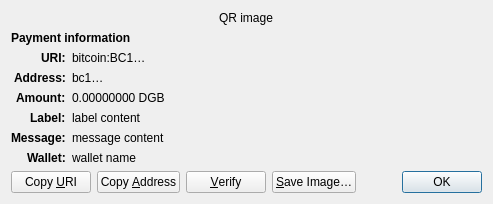
<?xml version="1.0" encoding="UTF-8"?>
<ui version="4.0">
 <class>ReceiveRequestDialog</class>
 <widget class="QDialog" name="ReceiveRequestDialog">
  <property name="geometry">
   <rect>
    <x>0</x>
    <y>0</y>
    <width>413</width>
    <height>229</height>
   </rect>
  </property>
  <property name="windowTitle">
   <string>Request payment to …</string>
  </property>
  <layout class="QGridLayout" name="gridLayout" columnstretch="0,1">
   <property name="sizeConstraint">
    <enum>QLayout::SetFixedSize</enum>
   </property>
   <item row="0" column="0" colspan="2" alignment="Qt::AlignHCenter">
    <widget class="QRImageWidget" name="qr_code">
     <property name="text">
      <string notr="true">QR image</string>
     </property>
     <property name="textInteractionFlags">
      <set>Qt::NoTextInteraction</set>
     </property>
    </widget>
   </item>
   <item row="1" column="0" colspan="2">
    <widget class="QLabel" name="payment_header">
     <property name="font">
      <font>
       <weight>75</weight>
       <bold>true</bold>
      </font>
     </property>
     <property name="text">
      <string>Payment information</string>
     </property>
     <property name="textInteractionFlags">
      <set>Qt::NoTextInteraction</set>
     </property>
    </widget>
   </item>
   <item row="2" column="0" alignment="Qt::AlignRight|Qt::AlignTop">
    <widget class="QLabel" name="uri_tag">
     <property name="font">
      <font>
       <weight>75</weight>
       <bold>true</bold>
      </font>
     </property>
     <property name="text">
      <string notr="true">URI:</string>
     </property>
     <property name="textFormat">
      <enum>Qt::PlainText</enum>
     </property>
     <property name="textInteractionFlags">
      <set>Qt::NoTextInteraction</set>
     </property>
    </widget>
   </item>
   <item row="2" column="1" alignment="Qt::AlignTop">
    <widget class="QLabel" name="uri_content">
     <property name="text">
      <string notr="true">bitcoin:BC1…</string>
     </property>
     <property name="textFormat">
      <enum>Qt::RichText</enum>
     </property>
     <property name="wordWrap">
      <bool>true</bool>
     </property>
     <property name="textInteractionFlags">
      <set>Qt::TextSelectableByMouse</set>
     </property>
    </widget>
   </item>
   <item row="3" column="0" alignment="Qt::AlignRight|Qt::AlignTop">
    <widget class="QLabel" name="address_tag">
     <property name="font">
      <font>
       <weight>75</weight>
       <bold>true</bold>
      </font>
     </property>
     <property name="text">
      <string>Address:</string>
     </property>
     <property name="textInteractionFlags">
      <set>Qt::NoTextInteraction</set>
     </property>
    </widget>
   </item>
   <item row="3" column="1" alignment="Qt::AlignTop">
    <widget class="QLabel" name="address_content">
     <property name="text">
      <string notr="true">bc1…</string>
     </property>
     <property name="textFormat">
      <enum>Qt::PlainText</enum>
     </property>
     <property name="textInteractionFlags">
      <set>Qt::TextSelectableByMouse</set>
     </property>
    </widget>
   </item>
   <item row="4" column="0" alignment="Qt::AlignRight|Qt::AlignTop">
    <widget class="QLabel" name="amount_tag">
     <property name="font">
      <font>
       <weight>75</weight>
       <bold>true</bold>
      </font>
     </property>
     <property name="text">
      <string>Amount:</string>
     </property>
     <property name="textInteractionFlags">
      <set>Qt::NoTextInteraction</set>
     </property>
    </widget>
   </item>
   <item row="4" column="1" alignment="Qt::AlignTop">
    <widget class="QLabel" name="amount_content">
     <property name="text">
      <string notr="true">0.00000000 DGB</string>
     </property>
     <property name="textFormat">
      <enum>Qt::PlainText</enum>
     </property>
     <property name="textInteractionFlags">
      <set>Qt::TextSelectableByMouse</set>
     </property>
    </widget>
   </item>
   <item row="5" column="0" alignment="Qt::AlignRight|Qt::AlignTop">
    <widget class="QLabel" name="label_tag">
     <property name="font">
      <font>
       <weight>75</weight>
       <bold>true</bold>
      </font>
     </property>
     <property name="text">
      <string>Label:</string>
     </property>
     <property name="textInteractionFlags">
      <set>Qt::NoTextInteraction</set>
     </property>
    </widget>
   </item>
   <item row="5" column="1" alignment="Qt::AlignTop">
    <widget class="QLabel" name="label_content">
     <property name="text">
      <string notr="true">label content</string>
     </property>
     <property name="textFormat">
      <enum>Qt::PlainText</enum>
     </property>
     <property name="wordWrap">
      <bool>true</bool>
     </property>
     <property name="textInteractionFlags">
      <set>Qt::TextSelectableByMouse</set>
     </property>
    </widget>
   </item>
   <item row="6" column="0" alignment="Qt::AlignRight|Qt::AlignTop">
    <widget class="QLabel" name="message_tag">
     <property name="font">
      <font>
       <weight>75</weight>
       <bold>true</bold>
      </font>
     </property>
     <property name="text">
      <string>Message:</string>
     </property>
     <property name="textInteractionFlags">
      <set>Qt::NoTextInteraction</set>
     </property>
    </widget>
   </item>
   <item row="6" column="1" alignment="Qt::AlignTop">
    <widget class="QLabel" name="message_content">
     <property name="text">
      <string notr="true">message content</string>
     </property>
     <property name="textFormat">
      <enum>Qt::PlainText</enum>
     </property>
     <property name="wordWrap">
      <bool>true</bool>
     </property>
     <property name="textInteractionFlags">
      <set>Qt::TextSelectableByMouse</set>
     </property>
    </widget>
   </item>
   <item row="7" column="0" alignment="Qt::AlignRight|Qt::AlignTop">
    <widget class="QLabel" name="wallet_tag">
     <property name="font">
      <font>
       <weight>75</weight>
       <bold>true</bold>
      </font>
     </property>
     <property name="text">
      <string>Wallet:</string>
     </property>
     <property name="textInteractionFlags">
      <set>Qt::NoTextInteraction</set>
     </property>
    </widget>
   </item>
   <item row="7" column="1" alignment="Qt::AlignTop">
    <widget class="QLabel" name="wallet_content">
     <property name="text">
      <string notr="true">wallet name</string>
     </property>
     <property name="textFormat">
      <enum>Qt::PlainText</enum>
     </property>
     <property name="wordWrap">
      <bool>true</bool>
     </property>
     <property name="textInteractionFlags">
      <set>Qt::TextSelectableByMouse</set>
     </property>
    </widget>
   </item>
   <item row="8" column="0" colspan="2">
    <layout class="QHBoxLayout" name="horizontalLayout">
     <item>
      <widget class="QPushButton" name="btnCopyURI">
       <property name="text">
        <string>Copy &amp;URI</string>
       </property>
       <property name="autoDefault">
        <bool>false</bool>
       </property>
      </widget>
     </item>
     <item>
      <widget class="QPushButton" name="btnCopyAddress">
       <property name="text">
        <string>Copy &amp;Address</string>
       </property>
       <property name="autoDefault">
        <bool>false</bool>
       </property>
      </widget>
     </item>
     <item>
      <widget class="QPushButton" name="btnVerify">
       <property name="text">
        <string>&amp;Verify</string>
       </property>
       <property name="toolTip">
        <string>Verify this address on e.g. a hardware wallet screen</string>
       </property>
       <property name="autoDefault">
        <bool>false</bool>
       </property>
      </widget>
     </item>
     <item>
      <widget class="QPushButton" name="btnSaveAs">
       <property name="text">
        <string>&amp;Save Image…</string>
       </property>
       <property name="autoDefault">
        <bool>false</bool>
       </property>
      </widget>
     </item>
     <item>
      <spacer name="horizontalSpacer_2">
       <property name="orientation">
        <enum>Qt::Horizontal</enum>
       </property>
       <property name="sizeHint" stdset="0">
        <size>
         <width>40</width>
         <height>20</height>
        </size>
       </property>
      </spacer>
     </item>
     <item>
      <widget class="QDialogButtonBox" name="buttonBox">
       <property name="focusPolicy">
        <enum>Qt::StrongFocus</enum>
       </property>
       <property name="standardButtons">
        <set>QDialogButtonBox::Ok</set>
       </property>
      </widget>
     </item>
    </layout>
   </item>
  </layout>
 </widget>
 <customwidgets>
  <customwidget>
   <class>QRImageWidget</class>
   <extends>QLabel</extends>
   <header>qt/qrimagewidget.h</header>
  </customwidget>
 </customwidgets>
 <tabstops>
  <tabstop>buttonBox</tabstop>
  <tabstop>btnCopyURI</tabstop>
  <tabstop>btnCopyAddress</tabstop>
  <tabstop>btnSaveAs</tabstop>
 </tabstops>
 <resources/>
 <connections>
  <connection>
   <sender>buttonBox</sender>
   <signal>accepted()</signal>
   <receiver>ReceiveRequestDialog</receiver>
   <slot>accept()</slot>
   <hints>
    <hint type="sourcelabel">
     <x>135</x>
     <y>230</y>
    </hint>
    <hint type="destinationlabel">
     <x>135</x>
     <y>126</y>
    </hint>
   </hints>
  </connection>
 </connections>
</ui>
